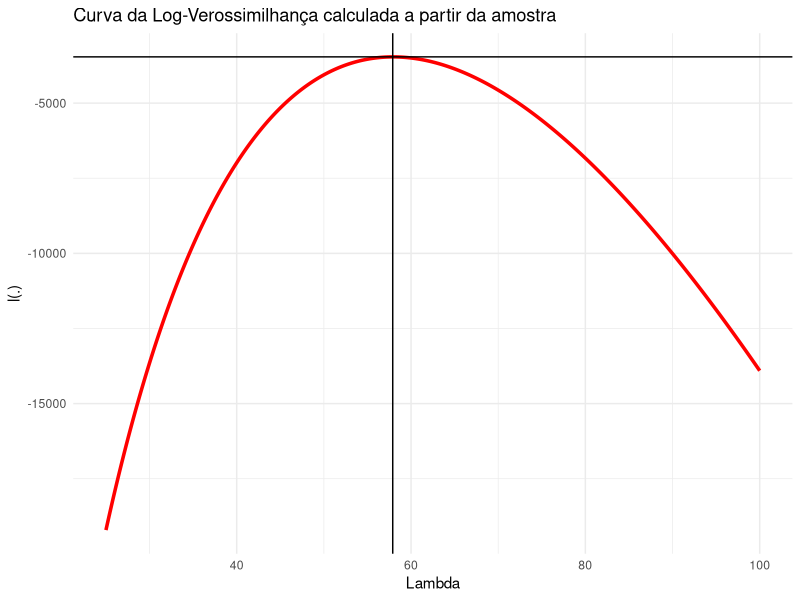

R code for this plot:
## ---- chunk 1
knitr::opts_chunk$set(dpi = 180, error = TRUE, message = FALSE, warning = FALSE)
library(tidyverse)
## ---- chunk 2
lambda_original <- runif(1, 40, 60)

amostra <- rpois(1000, lambda_original)
## ---- chunk 3

fatorial <- function(n) {
  
  if(n == 0L | n == 1L) return(1)
  if(n > 1L)            return(n*fatorial(n - 1))
  
}

fatorial(4) # teste
## ---- chunk 4

(simulacao <- tibble(lambda = seq(25, 100, by = 0.1)) %>%
  mutate(L = map_dbl(
    lambda, 
    function(.x) sum(amostra*log(.x) - .x - log(map_dbl(amostra, fatorial)))
    )))

(results <- simulacao %>%
  filter(L == max(L)))

## ---- chunk 5

lambda_original

## ---- chunk 6
(simulacao %>%
  filter(L == max(L)) %>%
  pull(lambda) -
  lambda_original %>%
  abs() ->
  erro_abs)

100 * erro_abs / lambda_original %>%
  round(2) # erro percentual
## ---- chunk 7

simulacao %>%
  ggplot(aes(x = lambda, y = L)) +
  geom_line(size = 1.2, col = "red") +
  geom_hline(yintercept = pull(results, L)) +
  geom_vline(xintercept = pull(results, lambda)) +
  labs(title = "Curva da Log-Verossimilhança calculada a partir da amostra",
       x = "Lambda",
       y = "l(.)") +
  theme_minimal()

